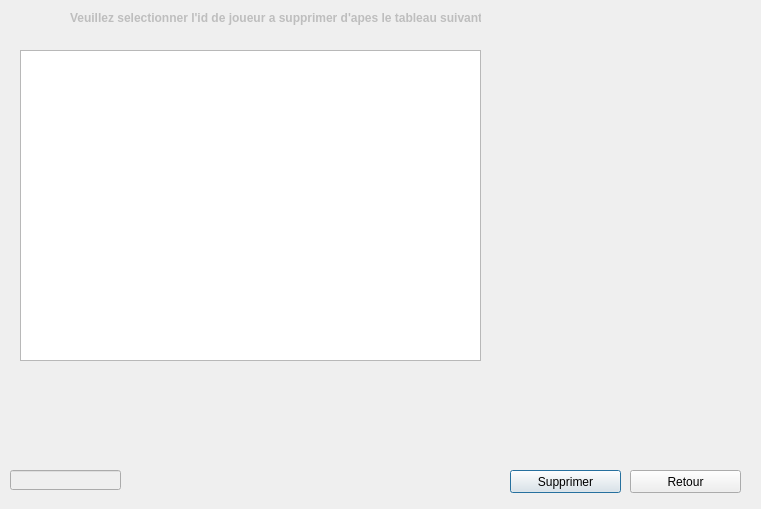
<?xml version="1.0" encoding="UTF-8"?>
<ui version="4.0">
 <class>Supprimer_joueur</class>
 <widget class="QDialog" name="Supprimer_joueur">
  <property name="geometry">
   <rect>
    <x>0</x>
    <y>0</y>
    <width>761</width>
    <height>509</height>
   </rect>
  </property>
  <property name="windowTitle">
   <string>Dialog</string>
  </property>
  <widget class="QTableView" name="afficher_sup">
   <property name="geometry">
    <rect>
     <x>20</x>
     <y>50</y>
     <width>461</width>
     <height>311</height>
    </rect>
   </property>
  </widget>
  <widget class="QPushButton" name="pushButton">
   <property name="geometry">
    <rect>
     <x>510</x>
     <y>470</y>
     <width>111</width>
     <height>23</height>
    </rect>
   </property>
   <property name="text">
    <string>Supprimer</string>
   </property>
  </widget>
  <widget class="QLabel" name="label">
   <property name="enabled">
    <bool>false</bool>
   </property>
   <property name="geometry">
    <rect>
     <x>70</x>
     <y>10</y>
     <width>411</width>
     <height>16</height>
    </rect>
   </property>
   <property name="palette">
    <palette>
     <active>
      <colorrole role="WindowText">
       <brush brushstyle="SolidPattern">
        <color alpha="255">
         <red>255</red>
         <green>0</green>
         <blue>0</blue>
        </color>
       </brush>
      </colorrole>
     </active>
     <inactive>
      <colorrole role="WindowText">
       <brush brushstyle="SolidPattern">
        <color alpha="255">
         <red>255</red>
         <green>0</green>
         <blue>0</blue>
        </color>
       </brush>
      </colorrole>
     </inactive>
     <disabled>
      <colorrole role="WindowText">
       <brush brushstyle="SolidPattern">
        <color alpha="255">
         <red>120</red>
         <green>120</green>
         <blue>120</blue>
        </color>
       </brush>
      </colorrole>
     </disabled>
    </palette>
   </property>
   <property name="font">
    <font>
     <weight>75</weight>
     <bold>true</bold>
     <stylestrategy>PreferDefault</stylestrategy>
     <kerning>true</kerning>
    </font>
   </property>
   <property name="mouseTracking">
    <bool>true</bool>
   </property>
   <property name="focusPolicy">
    <enum>Qt::ClickFocus</enum>
   </property>
   <property name="text">
    <string>Veuillez selectionner l'id de joueur a supprimer d'apes le tableau suivant:</string>
   </property>
  </widget>
  <widget class="QLineEdit" name="id_sup">
   <property name="enabled">
    <bool>false</bool>
   </property>
   <property name="geometry">
    <rect>
     <x>10</x>
     <y>470</y>
     <width>111</width>
     <height>20</height>
    </rect>
   </property>
   <property name="font">
    <font>
     <pointsize>8</pointsize>
     <weight>75</weight>
     <bold>true</bold>
    </font>
   </property>
  </widget>
  <widget class="QLabel" name="label_sup">
   <property name="geometry">
    <rect>
     <x>0</x>
     <y>0</y>
     <width>761</width>
     <height>511</height>
    </rect>
   </property>
   <property name="text">
    <string/>
   </property>
  </widget>
  <widget class="QLabel" name="id_sup_8">
   <property name="geometry">
    <rect>
     <x>530</x>
     <y>60</y>
     <width>191</width>
     <height>291</height>
    </rect>
   </property>
   <property name="text">
    <string/>
   </property>
  </widget>
  <widget class="QPushButton" name="pushButton_2">
   <property name="geometry">
    <rect>
     <x>630</x>
     <y>470</y>
     <width>111</width>
     <height>23</height>
    </rect>
   </property>
   <property name="text">
    <string>Retour</string>
   </property>
  </widget>
  <zorder>label_sup</zorder>
  <zorder>afficher_sup</zorder>
  <zorder>pushButton</zorder>
  <zorder>label</zorder>
  <zorder>id_sup</zorder>
  <zorder>id_sup_8</zorder>
  <zorder>pushButton_2</zorder>
 </widget>
 <tabstops>
  <tabstop>pushButton</tabstop>
  <tabstop>afficher_sup</tabstop>
  <tabstop>id_sup</tabstop>
 </tabstops>
 <resources/>
 <connections/>
</ui>
